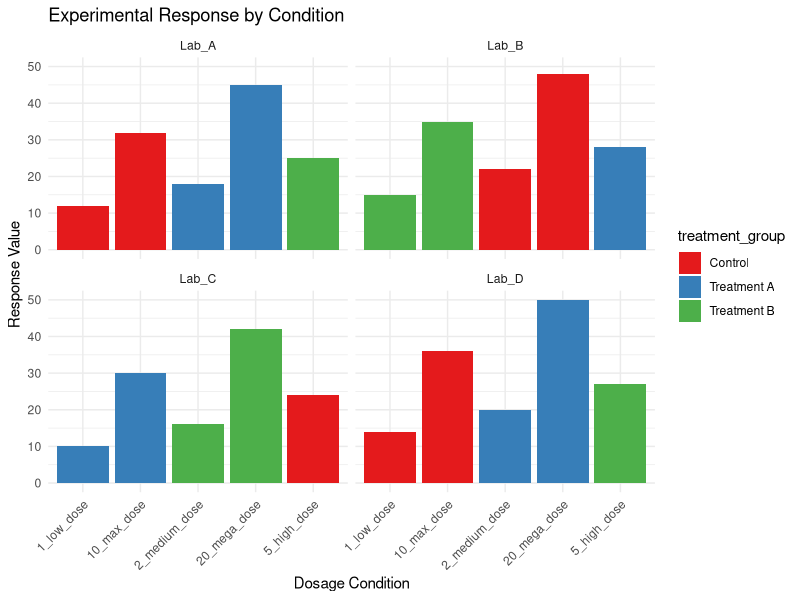

This figure's R source:
library(tidyverse)

# Research study data with numbered experimental conditions
experiment_results <- tibble(
  lab_id = rep(c("Lab_A", "Lab_B", "Lab_C", "Lab_D"), each = 5),
  condition = rep(c("1_low_dose", "2_medium_dose", "5_high_dose", "10_max_dose", "20_mega_dose"), times = 4),
  treatment_group = rep(c("Control", "Treatment A", "Treatment B"), length.out = 20),
  response_value = c(12, 18, 25, 32, 45,  # Lab_A
                     15, 22, 28, 35, 48,  # Lab_B
                     10, 16, 24, 30, 42,  # Lab_C
                     14, 20, 27, 36, 50)  # Lab_D
)

# Make a plot, order the x axis by the dose (1, 2, 5, 10, 20)
experiment_plot <- ggplot(experiment_results, 
                          aes(x = condition, y = response_value, fill = treatment_group)) +
  geom_col(position = "dodge") +
  scale_fill_brewer(palette = "Set1") +
  facet_wrap(~lab_id) +
  labs(title = "Experimental Response by Condition",
       x = "Dosage Condition", 
       y = "Response Value") +
  theme_minimal() +
  theme(axis.text.x = element_text(angle = 45, hjust = 1))

experiment_plot
